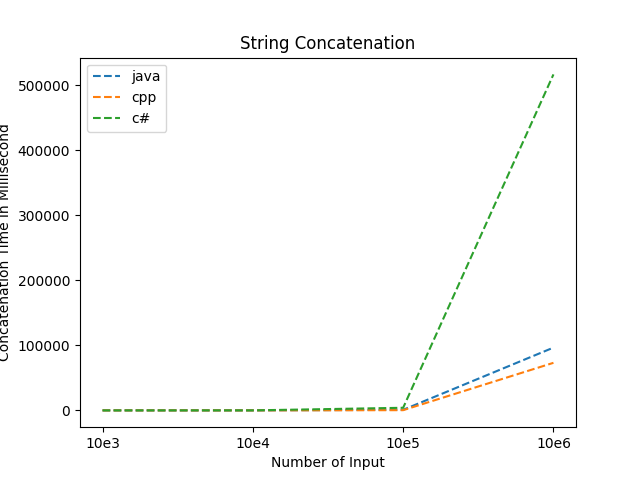

Recreate this plot in Python.
import pandas as pd
import matplotlib.pyplot as plt

# read data
times = pd.read_csv('times.csv', index_col=0)

# plot data
for i in range(3):
    plt.plot(times.iloc[i, :], '--', label=times.index[i]);
plt.title('String Concatenation')
plt.xlabel('Number of Input')
plt.ylabel('Concatenation Time in Millisecond')
plt.legend()
plt.margins(x=2, y=0)
plt.show()
